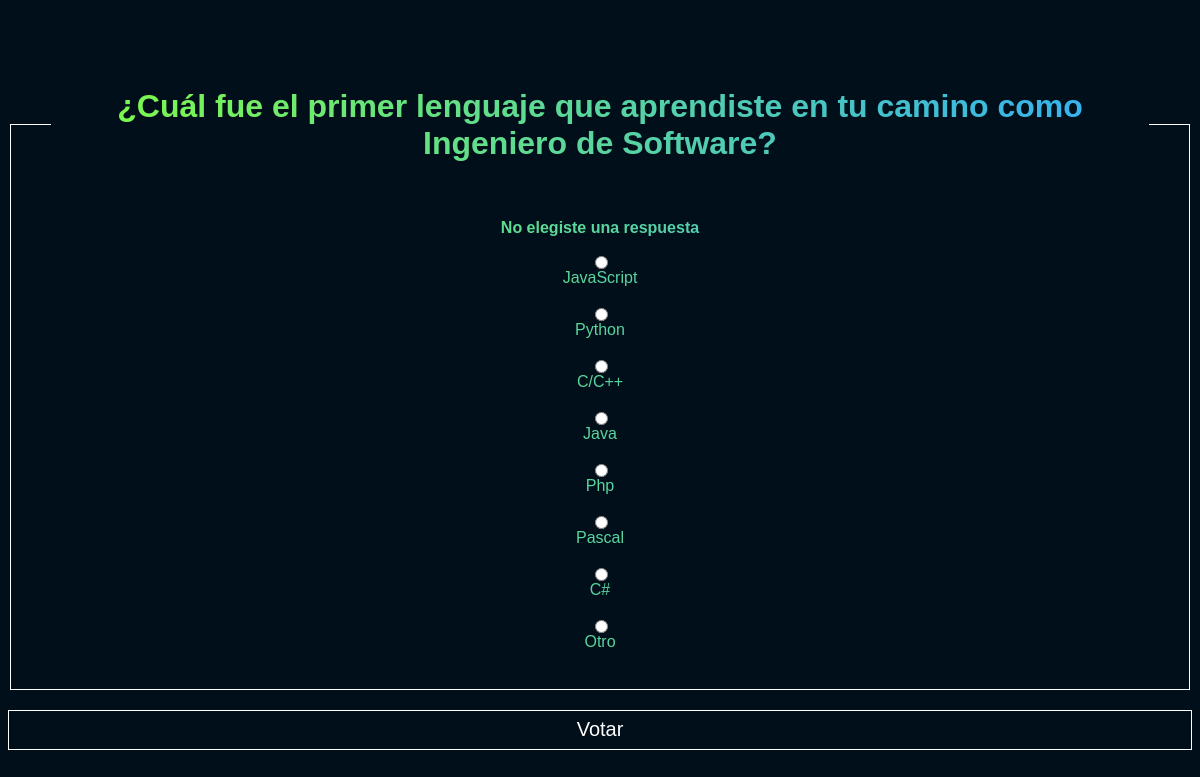
The page /polls/4/vote/ on the database its author committed.
### polls/models.py (models this page shows, shortened)
class Question(models.Model):
    question_text = models.CharField(max_length=200)
    pub_date = models.DateTimeField("date published")

class Choice(models.Model):
    question = models.ForeignKey(Question, on_delete=models.CASCADE)
    choice_text = models.CharField(max_length=200)
    votes = models.IntegerField(default=0)

### polls/views.py (the view)
# urls.py: path("<int:question_id>/vote/", views.vote, name="vote"),
def vote(request, question_id):
    question = get_object_or_404(Question, pk=question_id)
    try:
        selected_choice = question.choice_set.get(pk=request.POST["choice"])
    except (KeyError, Choice.DoesNotExist):
       return render(request, "polls/detail.html", {
           "question": question,
           "error_message": "No elegiste una respuesta"
       })
    else:
        selected_choice.votes += 1
        selected_choice.save()
        return redirect("polls:results", question.id)

### polls/templates/polls/detail.html (shortened to what this page needs)
{% load static %}
<!DOCTYPE html>
<html lang="en">
<head>
    <link rel="stylesheet" href="{% static 'polls/style.css' %}">
    <link rel="stylesheet" href="{% static 'polls/detail.css' %}">
</head>
<body>
    <form action="{% url 'polls:vote' question.id %}" method="post">
        <fieldset>
            <legend><h1>{{ question.question_text }}</h1></legend>
            {% if error_message %}
                <p><strong>{{ error_message }}</strong></p>
            {% endif %}
            {% for choice in question.choice_set.all %}
                <input
                type="radio"
                name="choice"
                id="choice{{ forloop.counter }}"
                value="{{ choice.id }}"
                >
                <label for="choice{{ forloop.counter }} ">
                    {{ choice.choice_text }}
                </label>
                <br>
            {% endfor %}
        </fieldset>
        <input type="submit" value="Votar">
    </form>
</body>
</html>

### polls/static/polls/style.css (style rules this page uses)
body, header, ul, li, footer { align-items: center; display: flex; justify-content: center; }
body { background: hsl(204, 100%, 5%); flex-direction: column; font-family: Arial, Helvetica, sans-serif; height: 100vh; }

### polls/static/polls/detail.css (style rules this page uses)
form { background: linear-gradient( to right, hsl(98, 100%, 62%), hsl(204, 100%, 59%) ); -webkit-background-clip: text; -webkit-text-fill-color: transparent; text-align: center; }
fieldset { align-items: center; border: 1px solid white; display: flex; flex-direction: column; justify-content: center; padding: 20px 40px; }
input[type="submit"] { -webkit-text-fill-color: white; background-color: hsl(205, 100%, 5%); border: 1px solid white; font-size: 20px; height: 40px; margin-top: 20px; width: 100%; cursor: pointer; }

### rows shown on the page
Question: question_text "¿Cuál fue el primer lenguaje que aprendiste en tu camino como Ingeniero de Software?"
Choice: choice_text "JavaScript"
Choice: choice_text "Python"
Choice: choice_text "C/C++"
Choice: choice_text "Java"
Choice: choice_text "Php"
Choice: choice_text "Pascal"
Choice: choice_text "C#"
Choice: choice_text "Otro"

### other values the page prints
{{ error_message }} "No elegiste una respuesta"
